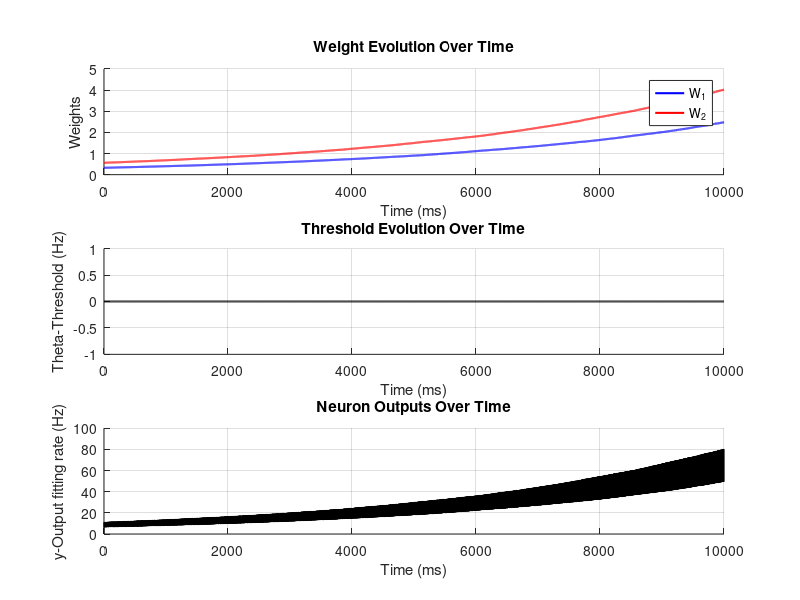

The MATLAB script that drew this image: (Note: this script raises an error after producing the figure.)
% The Bienenstock Cooper Munro (BCM) Rule
clear all
clc
close all

%% 3.1
rule = 'BCM'; % learning rule: 'BCM' or 'Hebbian'
rule = 'Hebbian'; % Uncomment to use Hebbian learning rule

% Inputs
x1 = [20, 0]'; % firing rate in Hz
x2 = [0, 20]';

eta = 1e-6; % learning rate, in Hz
y0 = 10; % initial threshold in Hz
tau = 50; % time constant in ms

T= 1e4; % duration in ms
dt = 1; % time step in ms
t_all = 0:dt:T; % time vector in ms

% Preallocate weight matrix
W_all = rand(2, length(t_all)); % preallocate input vector
x_all = zeros(2, length(t_all)); % preallocate input vector
y_all = zeros(1, length(t_all)); % preallocate output vector
theta_all = zeros(1, length(t_all)); % preallocate threshold vector

% Initiate a random weight matrix
W0 = rand(2, 1);
% W0 = [.2,1;1,.7];
W_all(:, 1) = W0; % set the first weight matrix

for t = 1:length(t_all)-1

    % Decide the input pattern
    if rand <.5
        x_all(:, t) = x1;
    else
        x_all(:, t) = x2;
    end

    % Calculate the output of the neuron
    y_all(t+1) = W_all(:, t).' * x_all(:, t);

    % Update the weights according to a rule
    switch rule
        case 'BCM'
            % Calculate the threshold theta
            dtheta = (-theta_all(t) + y_all(t).^2 / y0)/tau;
            theta_all(t+1) = theta_all(t) + dtheta * dt; % update the threshold
            % BCM rule: the further output is from threshold, the larger the weight change
            dW = eta * (y_all(t+1) - theta_all(t+1)) * y_all(t+1) * x_all(:, t);  
        case 'Hebbian'
            % Hebbian rule
            dW = eta * y_all(t+1) * x_all(:, t);  % Hebbian rule, 2x1 * 1x2 = 2x2
        otherwise
            error('Unknown rule: %s', rule);
    end

    % Update the weights
    W_all(:, t+1) = W_all(:, t) + dt * dW;

    % Apply a lower bound to W
    W_all(W_all < 0) = 0;
end

%% 3.2  Plot the results
figure('Position', [0 0 1e3 1e3]);
% plot the weight evolution
subplot(3, 1, 1); hold on;grid on;
plot(t_all, squeeze(W_all(1, :)), 'b', 'LineWidth', 1.5);
plot(t_all, squeeze(W_all(2, :)), 'r', 'LineWidth', 1.5);
xlabel('Time (ms)');
ylabel('Weights');
title('Weight Evolution Over Time');
legend({'W_{1}', 'W_{2}'}, 'Location', 'Best');

% plot the threshold evolution
subplot(3, 1, 2); hold on;grid on;
plot(t_all, theta_all, 'k', 'LineWidth', 1.5);
xlabel('Time (ms)');
ylabel('Theta-Threshold (Hz)');
title('Threshold Evolution Over Time');

% plot the output evolution
subplot(3, 1, 3); hold on;grid on;
plot(t_all, y_all, 'k', 'LineWidth', 0.5);
xlabel('Time (ms)');
ylabel('y-Output fitting rate (Hz)');
title('Neuron Outputs Over Time');

% Add a super title
sgtitle(sprintf('Learning Rule: %s', rule), 'FontSize', 16, 'FontWeight', 'bold');

% Observations:
% 1. The weights evolve over time and gradually stabilize.
% 2. The threshold of two neurons diverged, evolved while fluctuating, and seems to enter a stable state.
% 3. The trend of the output follows the shape of the threshold


%% 3.3
% eta: the learning rate, in Hz; lower values (faster learning) lead to faster weight changes

% y0: is an initial guess of average of y output

% tau: bigger the tau, slower the threshold changes